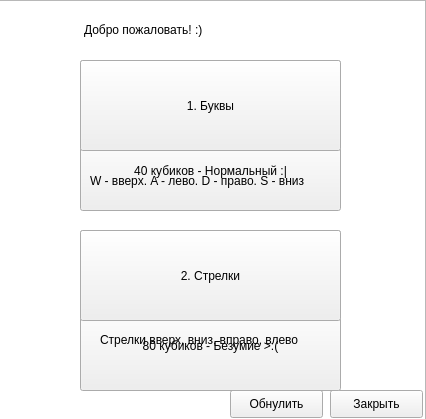
<?xml version="1.0" encoding="UTF-8"?>
<ui version="4.0">
 <class>Form</class>
 <widget class="QWidget" name="Form">
  <property name="geometry">
   <rect>
    <x>0</x>
    <y>0</y>
    <width>426</width>
    <height>419</height>
   </rect>
  </property>
  <property name="windowTitle">
   <string>Form</string>
  </property>
  <widget class="QPushButton" name="play">
   <property name="geometry">
    <rect>
     <x>130</x>
     <y>100</y>
     <width>161</width>
     <height>51</height>
    </rect>
   </property>
   <property name="maximumSize">
    <size>
     <width>161</width>
     <height>51</height>
    </size>
   </property>
   <property name="text">
    <string>Играть</string>
   </property>
  </widget>
  <widget class="QPushButton" name="games">
   <property name="geometry">
    <rect>
     <x>130</x>
     <y>230</y>
     <width>161</width>
     <height>51</height>
    </rect>
   </property>
   <property name="text">
    <string>Недавние игры</string>
   </property>
  </widget>
  <widget class="QListWidget" name="form">
   <property name="geometry">
    <rect>
     <x>-5</x>
     <y>0</y>
     <width>431</width>
     <height>421</height>
    </rect>
   </property>
  </widget>
  <widget class="QPushButton" name="close">
   <property name="geometry">
    <rect>
     <x>330</x>
     <y>390</y>
     <width>93</width>
     <height>28</height>
    </rect>
   </property>
   <property name="text">
    <string>Закрыть</string>
   </property>
  </widget>
  <widget class="QPushButton" name="clear">
   <property name="geometry">
    <rect>
     <x>230</x>
     <y>390</y>
     <width>93</width>
     <height>28</height>
    </rect>
   </property>
   <property name="text">
    <string>Обнулить</string>
   </property>
  </widget>
  <widget class="QPushButton" name="lvl1">
   <property name="geometry">
    <rect>
     <x>80</x>
     <y>60</y>
     <width>261</width>
     <height>51</height>
    </rect>
   </property>
   <property name="text">
    <string>20 кубиков - Легкий :)</string>
   </property>
  </widget>
  <widget class="QPushButton" name="lvl2">
   <property name="geometry">
    <rect>
     <x>80</x>
     <y>130</y>
     <width>261</width>
     <height>81</height>
    </rect>
   </property>
   <property name="text">
    <string>40 кубиков - Нормальный :|</string>
   </property>
  </widget>
  <widget class="QPushButton" name="lvl3">
   <property name="geometry">
    <rect>
     <x>80</x>
     <y>230</y>
     <width>261</width>
     <height>51</height>
    </rect>
   </property>
   <property name="text">
    <string>60 кубиков - Сложный :(</string>
   </property>
  </widget>
  <widget class="QPushButton" name="lvl4">
   <property name="geometry">
    <rect>
     <x>80</x>
     <y>300</y>
     <width>261</width>
     <height>91</height>
    </rect>
   </property>
   <property name="text">
    <string>80 кубиков - Безумие &gt;:(</string>
   </property>
  </widget>
  <widget class="QLabel" name="slovo">
   <property name="geometry">
    <rect>
     <x>84</x>
     <y>20</y>
     <width>241</width>
     <height>20</height>
    </rect>
   </property>
   <property name="text">
    <string>Добро пожаловать! :)</string>
   </property>
  </widget>
  <widget class="QPushButton" name="tipe1">
   <property name="geometry">
    <rect>
     <x>80</x>
     <y>60</y>
     <width>261</width>
     <height>91</height>
    </rect>
   </property>
   <property name="text">
    <string>1. Буквы</string>
   </property>
  </widget>
  <widget class="QPushButton" name="tipe2">
   <property name="geometry">
    <rect>
     <x>80</x>
     <y>230</y>
     <width>261</width>
     <height>91</height>
    </rect>
   </property>
   <property name="text">
    <string>2. Стрелки</string>
   </property>
  </widget>
  <widget class="QLabel" name="text_tipe1">
   <property name="geometry">
    <rect>
     <x>90</x>
     <y>170</y>
     <width>241</width>
     <height>21</height>
    </rect>
   </property>
   <property name="text">
    <string>W - вверх. A - лево. D - право. S - вниз</string>
   </property>
  </widget>
  <widget class="QLabel" name="text_tipe2">
   <property name="geometry">
    <rect>
     <x>100</x>
     <y>330</y>
     <width>221</width>
     <height>20</height>
    </rect>
   </property>
   <property name="text">
    <string>Стрелки вверх, вниз, вправо, влево</string>
   </property>
  </widget>
 </widget>
 <resources/>
 <connections/>
</ui>
